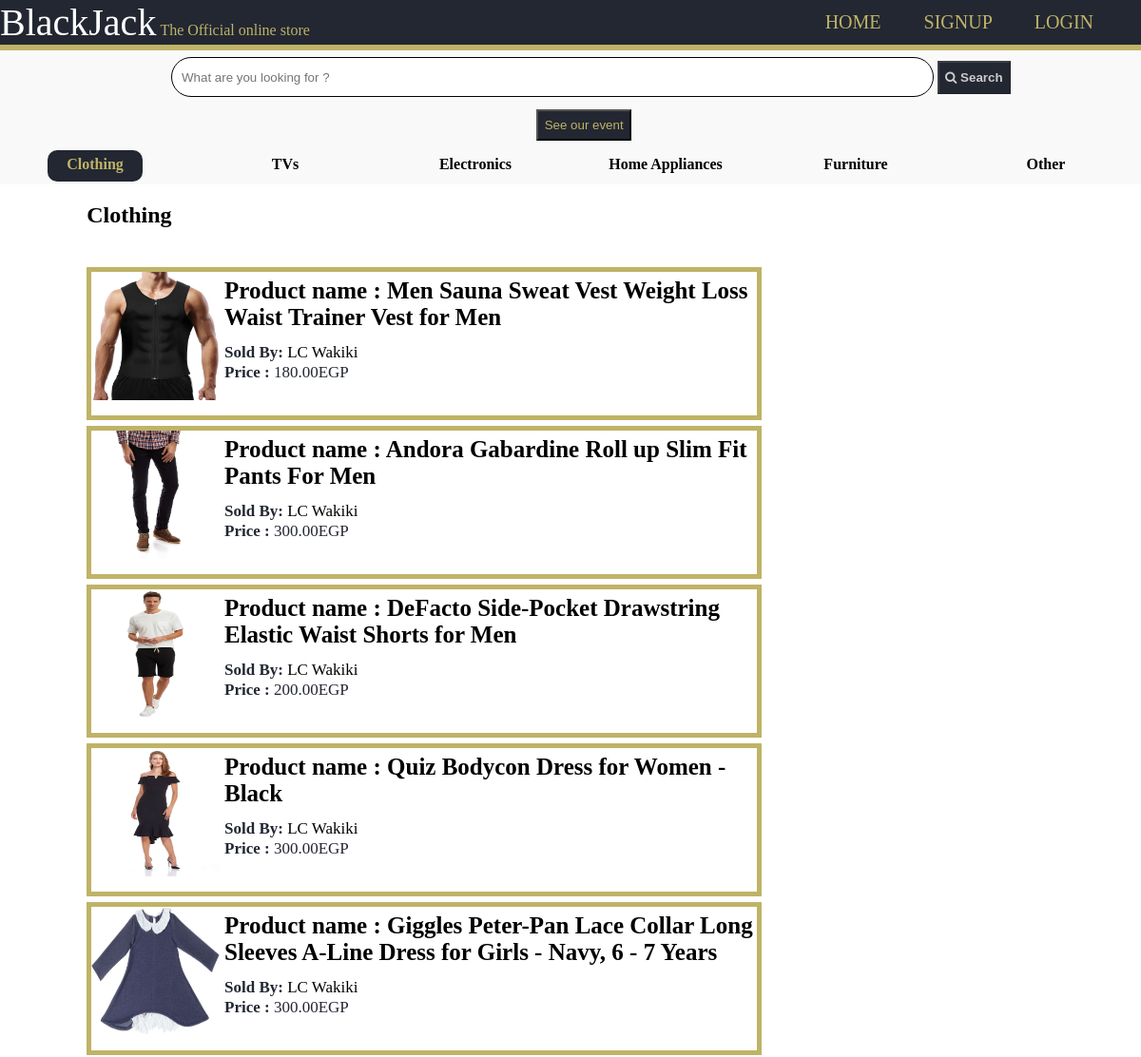
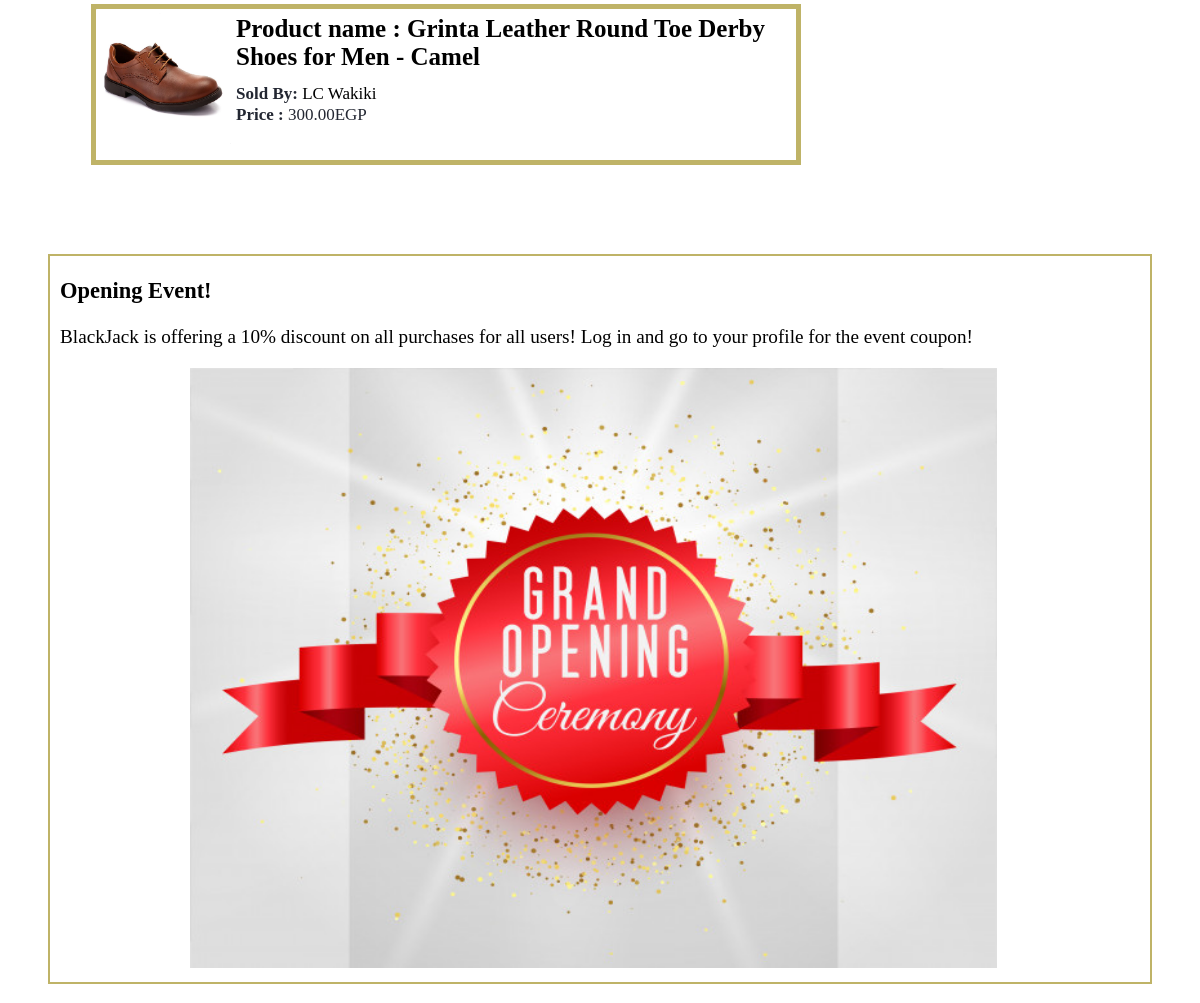
The page / on the database its author committed (2 pictures, top to bottom).
### products/models.py (models this page shows, shortened)
class Product(models.Model):
    id = models.UUIDField(primary_key=True, default=uuid.uuid4, editable=False)
    name = models.CharField(max_length=100)
    price = models.DecimalField(max_digits=7,decimal_places=2)
    description = models.TextField(blank=True)
    remaininginstock = models.PositiveSmallIntegerField(default=1)
    featured = models.BooleanField(default=False)
    image = models.ImageField(null=True,blank=True,upload_to='product_images/')
    shop = models.ForeignKey('shop.Shop',on_delete=models.CASCADE)
    reviews = models.ManyToManyField(Review, blank=True, related_name="reviews")
    categories = [
        ('clothing','Clothing'),
        ('tvs','TVs'),
        ('electronics','Electronics'),
        ('home_applicanes','Home Appliances'),
        ('furniture','Furniture'),
        ('other','Other')
    ]
    category_map={
        'clothing':'Clothing',
        'tvs':'TVs',
        'electronics':'Electronics',
        'home_appliances':'Home Appliances',
        'furniture':'Furniture',
        'other':'Other'
    }
    category = models.CharField(max_length=15,choices=categories,default='other')
    visits = models.IntegerField(default=0)

### shop/models.py (models this page shows, shortened)
class Shop(models.Model):
    name = models.CharField(max_length=30)
    description = models.TextField(max_length=100)
    address = models.TextField(max_length=100,)
    products = models.ManyToManyField(Product, blank=True, related_name="products")
    coupons = models.ManyToManyField('shop.Coupon',blank=True,default=None,related_name='shop_coupons')
    orders = models.ManyToManyField('users.Order',blank=True,default=None,related_name='shop_orders')
    featured = models.BooleanField(default=False)

### users/views.py (the view)
# urls.py: 2. Add a URL to urlpatterns:  path('', views.home, name='home')
def home(request):
    products={}
    displayed={}
    for category in Product.categories:
        products[category[0]] = list(Product.objects.filter(category=category[0]))
        featured = []
        displayed_=[]
        if len(products[category[0]]) <= 6:
            displayed_ = products[category[0]]
        else:
            for p in products[category[0]]:
                if p.featured:
                    featured.append(p)
            if len(featured) == 6:
                displayed_ = featured
            elif len(featured) < 6:
                while len(featured) < 6:
                    random_product = random.choice(products[category[0]])
                    if random_product not in featured:
                        featured.append(random_product)
                displayed_ = featured
            else:
                while len(displayed_) < 6:
                    random_product = random.choice(featured)
                    if random_product not in displayed_:
                        displayed_.append(random_product)
        displayed[category[0]]=displayed_
    request.session['Last_URL']=request.path
    return render(request,'users/Mainpage.html',{
        'displayed':displayed,
        'currency_ratio':get_currency_ratio(request),
        'currency_symbol':currency_symbols[get_preffered_currency(request)]
    })

### users/views.py (called while the page is built)
def get_currency_ratio(request):
    preferred_currency=get_preffered_currency(request)
    if preferred_currency=='EGP':
        return 1
    else:
        return requests.get('https://free.currconv.com/api/v7/convert',{'apiKey':config('API_KEY'),'q':'EGP'+'_'+preferred_currency,'compact':'ultra'}).json()['EGP'+'_'+preferred_currency]

def get_preffered_currency(request):
    if not request.user.is_authenticated:
        return 'EGP'
    if request.user.preferred_currency=='':
        return 'EGP'
    return request.user.preferred_currency

### users/templates/users/Mainpage.html (shortened to what this page needs)
{% load mathfilters %}
<!DOCTYPE html>
<html lang="en">
<head>
  <link rel="stylesheet" type="text/css" href="../static/users/home.css">
  <link rel="stylesheet" type="text/css" href="../static/users/wishlist.css">
  <link rel="stylesheet" href="https://cdnjs.cloudflare.com/ajax/libs/font-awesome/4.7.0/css/font-awesome.min.css">
</head>
<body>
  <div>
  <header>
    <div class="Container">
        <div id="header">
          <span><a id="BlackJack" href="{% url 'home' %}">BlackJack</a></span>
          <span><a id="official" href="{% url 'home' %}">The Official online store</a> </span>
    </div>
<nav> <ul style="margin-top:12px;">
    {% if user.is_authenticated %}
    <li> <a href="{% url 'home' %}"> Home </a> </li>
    <li> <a href="{% url 'userdashboard' %}"> Profile </a></li>
    <li> <a href="{% url 'contactus' %}"> Contact Us </a></li>
    <li> <a href="{% url 'logout' %}">  Logout  </a> </li>
    {% else %}
    <li><a href="{% url 'home' %}"> Home </a></li>
    <li> <a href="{% url 'signup' %}">SignUp</a></li>
    <li> <a href="{% url 'login' %}">  Login  </a> </li>
    {% endif %}
</ul> </nav>
    </div>
</header>
</div>
<form method="GET" action="{% url 'search' %}">
<div class="search">
  <input type="text" name="search_name" id="s" placeholder="What are you looking for ?">
  <button type="submit" id="b" disabled><i class="fa fa-search"></i> Search</button>
</div>
</form>
<div class="event_btn_container">
  <button class="event_btn" disbaled="fasle">See our event</button>
</div>
<div class="head">
    <div class="cathead"><h4 id="cur">Clothing</h4></div>
    <div class="cathead"><h4>TVs</h4></div>
    <div class="cathead"><h4>Electronics</h4></div>
    <div class="cathead"><h4>Home Appliances</h4></div>
    <div class="cathead"><h4>Furniture</h4></div>
    <div class="cathead"><h4>Other</h4></div>
    </div>
<div class="cat" id="cur_cat">
  <h2>Clothing</h2>
  <br>
  <div id="items">
    <div class="itemscontainer">
        {% for product in displayed.clothing %}
        <div class="item" title="{{ product.name }}">
          <img src="{{ product.image.url }}" height="135" width="135">
          <p style="font-size:25px; font-weight:bold; position:relative; top:5px;"><a href="{% url 'productpage' product.id %}">Product name : {{ product.name }}</a></p>
          <p><span style="font-weight:bold;">Sold By: </span><a href="{% url 'shop' product.shop.name %}">{{ product.shop.name }}</a></p>
          <p><span style="font-weight:bold;">Price : </span> {{product.price|mul:currency_ratio|floatformat:2}}{{currency_symbol}}</p>
        </div>
        {% endfor %}
    </div>
  </div>
</div>
<div id="event" style="padding-top:50px">
<div class="event">
  <h3>Opening Event!</h3>
  <p>BlackJack is offering a 10% discount on all purchases for all users!
  Log in and go to your profile for the event coupon!</p>
  <div style="margin-left:12%;">
    <img style="width:85%; height:600px" src="../../static/users/event.jpg">
  </div>
</div>
</div>
</body>
</html>

### users/static/users/wishlist.css (style rules this page uses)
#items { margin-left: 40px; overflow: auto; }
.item { float:left; width:700px; background-color:white; border:5px solid #BFB367; margin:3px; padding-bottom:1em; }
.item a { color:black; text-decoration: none; }
.itemscontainer { border:navy; }
.item p { color:#232732; font-size:17px; position:relative; top:17px; margin:1px; }
.item img { float:left; height:135px; margin-right:5px; }

### rows shown on the page
Product: image (picture), name "Men Sauna Sweat Vest Weight Loss Waist Trainer Vest for Men", shop.name "LC Wakiki", price|mul "180.00", currency_symbol "EGP"
Product: image (picture), name "Andora Gabardine Roll up Slim Fit Pants For Men", shop.name "LC Wakiki", price|mul "300.00", currency_symbol "EGP"
Product: image (picture), name "DeFacto Side-Pocket Drawstring Elastic Waist Shorts for Men", shop.name "LC Wakiki", price|mul "200.00", currency_symbol "EGP"
Product: image (picture), name "Quiz Bodycon Dress for Women - Black", shop.name "LC Wakiki", price|mul "300.00", currency_symbol "EGP"
Product: image (picture), name "Giggles Peter-Pan Lace Collar Long Sleeves A-Line Dress for Girls - Navy, 6 - 7 Years", shop.name "LC Wakiki", price|mul "300.00", currency_symbol "EGP"
Product: image (picture), name "Grinta Leather Round Toe Derby Shoes for Men - Camel", shop.name "LC Wakiki", price|mul "300.00", currency_symbol "EGP"
